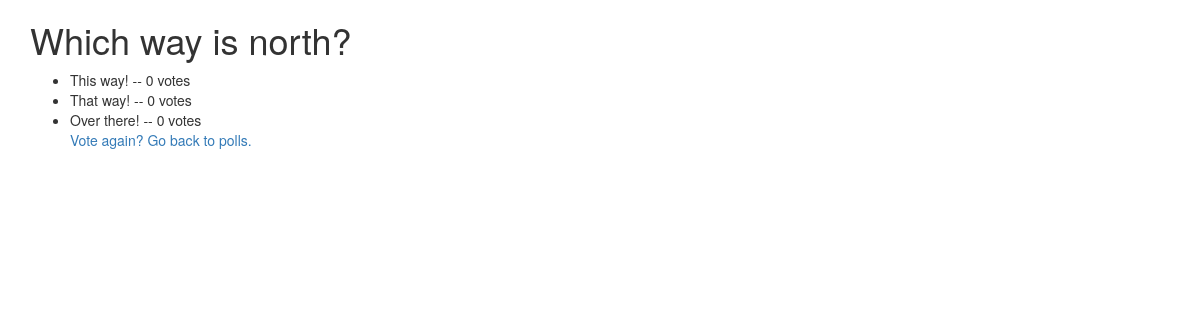
Page /polls/21/results/ on the committed database.
### polls/models.py (models this page shows, shortened)
class Question(models.Model):
    question_text = models.CharField(max_length=200)
    pub_date = models.DateTimeField('date published')
    def was_published_recently(self):
        now = timezone.now()
        return now - datetime.timedelta(days=1) <= self.pub_date <= now
    was_published_recently.admin_order_field = 'pub_date'
    was_published_recently.boolean = True
    was_published_recently.short_description = 'Published recently?'

class Choice(models.Model):
    question = models.ForeignKey(Question, on_delete=models.CASCADE)
    choice_text = models.CharField(max_length=200)
    votes = models.IntegerField(default=0)

### polls/views.py (the view)
# urls.py: url(r'^(?P<pk>\d+)/results/$', views.ResultsView.as_view(),
class ResultsView(generic.DetailView):
    model = Question
    template_name = 'polls/results.html'

### polls/templates/polls/results.html
{% extends 'polls/base.html' %} {% block title %}Poll Details{% endblock %} {% block body_block %}
<div class="container">
  <h1>{{ question.question_text }}</h1>
  <ul>
    {% for choice in question.choice_set.all %}
    <li>
      {{ choice.choice_text }} -- {{ choice.votes }} vote{{ choice.votes|pluralize }}
    </li>
    {% endfor %}
    <a href="{% url 'polls:detail' question.id %}">Vote again?</a>
    <a href="{% url 'polls:index' %}">Go back to polls.</a>
</div>
{% endblock %}

### rows in the picture
Question: question_text "Which way is north?"
Choice: choice_text "This way!", votes "0"
Choice: choice_text "That way!", votes "0"
Choice: choice_text "Over there!", votes "0"
